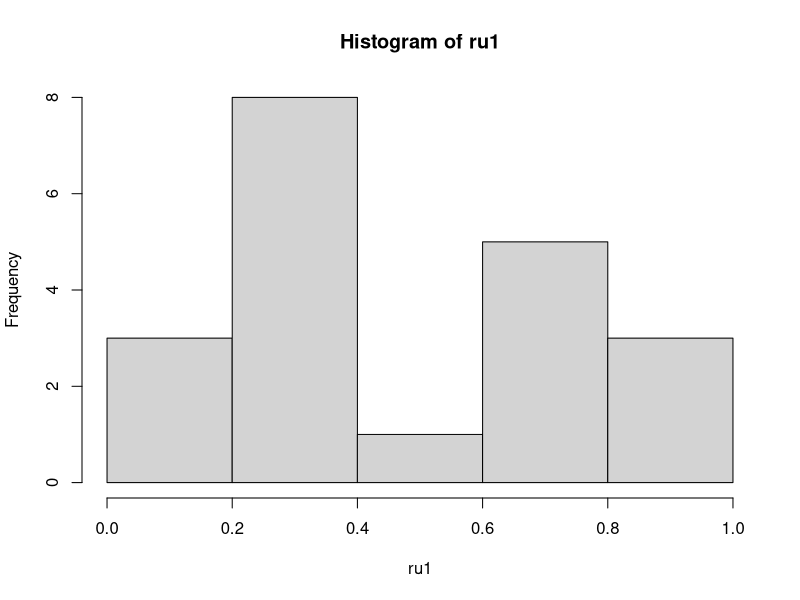
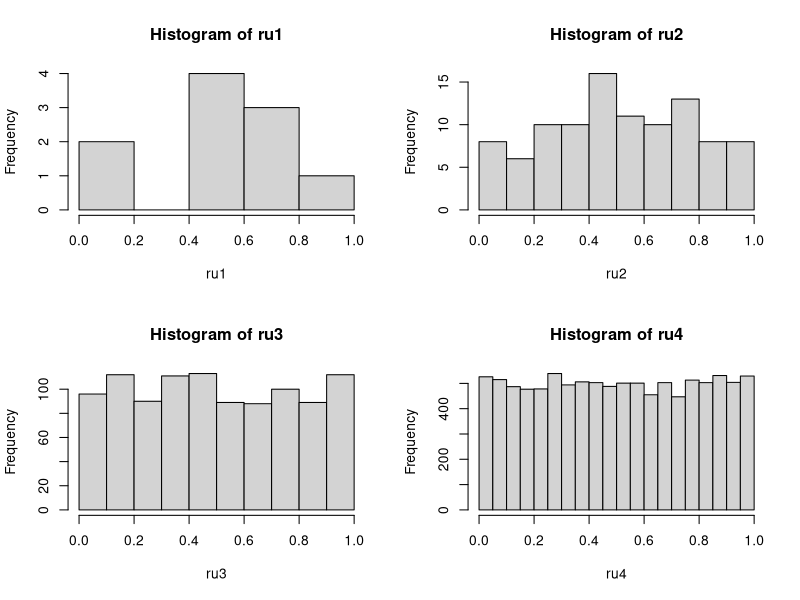
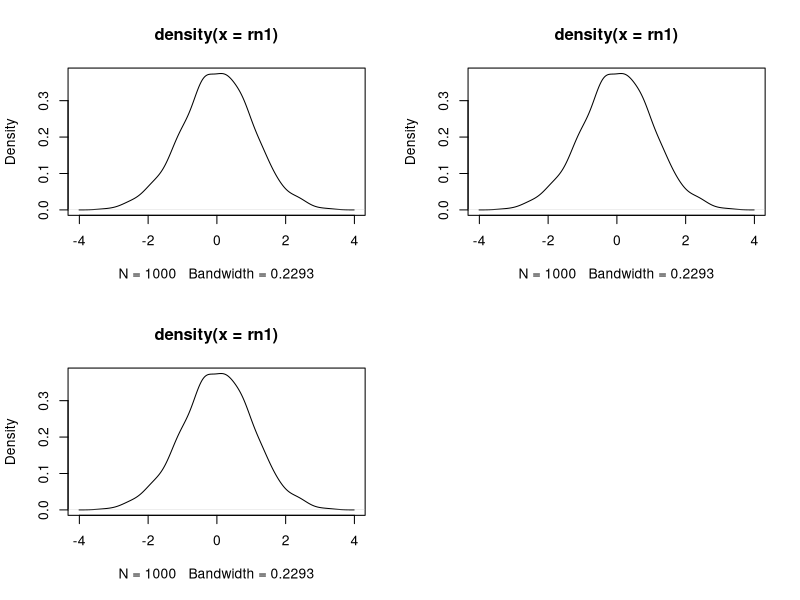
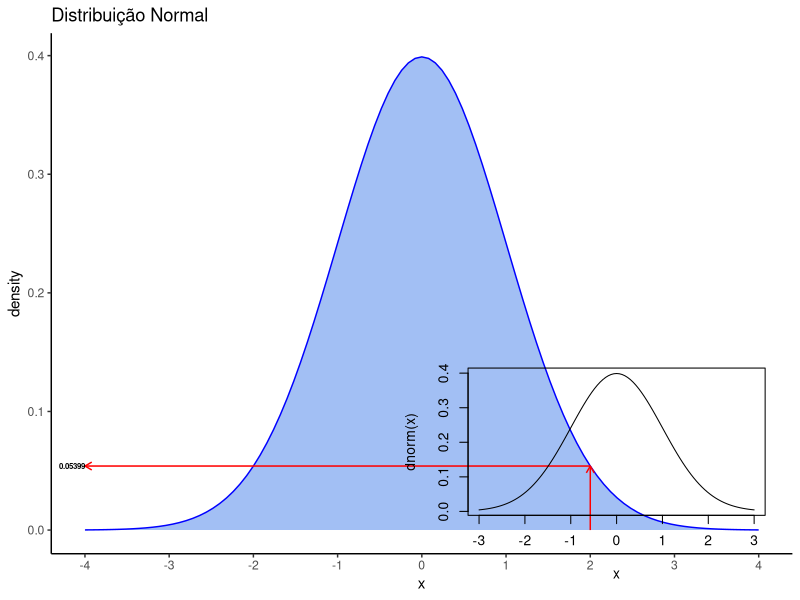
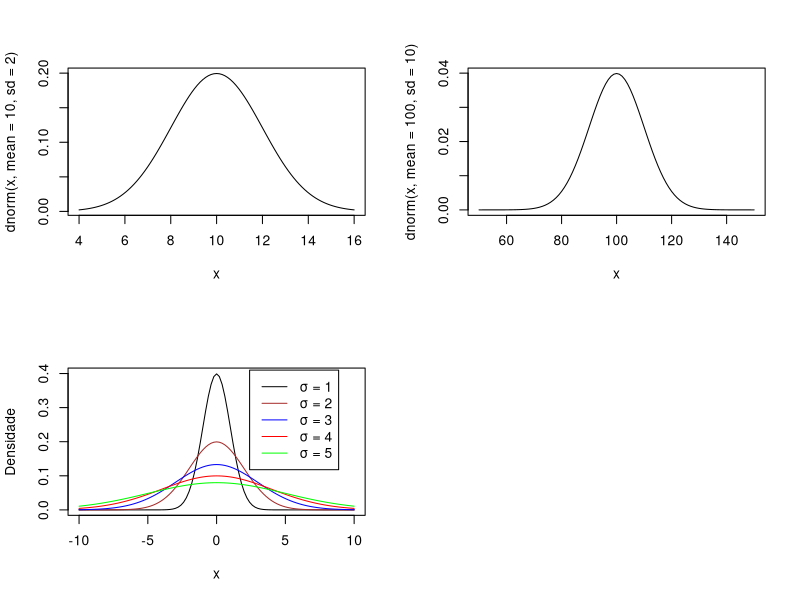
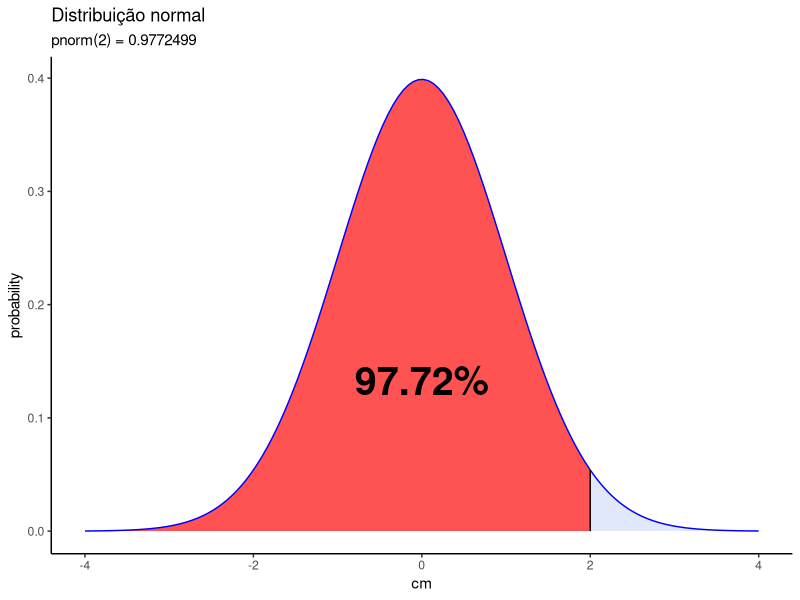
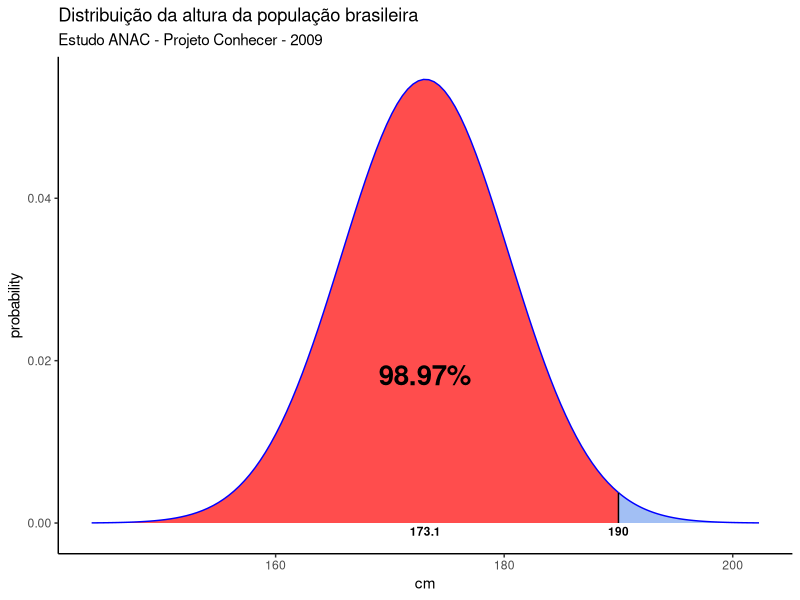
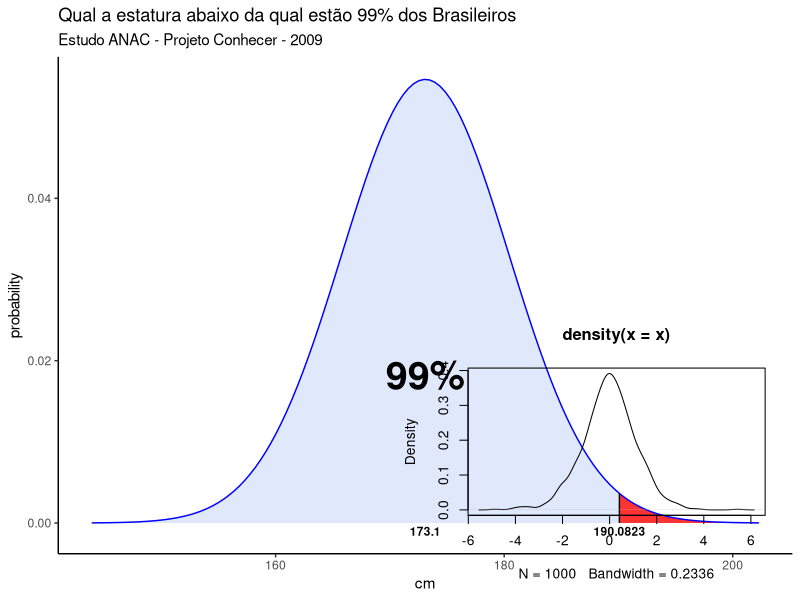

Generate these figures, in order, with R:
## ---- chunk 1
# Cada execução desse código resultará em uma sequência diferente de 5 números.
rnorm(5)
## ---- chunk 2
# Cada execução desse código resultará sempre em na mesma sequencia de 5 números.
# Alterar o argumento da função set.seed irá mudar a sequencia de números.
set.seed(1)
rnorm(5)
## ---- chunk 3
ru1 <- runif(n = 20, min = 0, max = 1)
ru1
## ---- chunk 4
# arredondando para 2 casas decimais
round(ru1, 2)
## ---- chunk 5
hist(ru1)
## ---- chunk 6
ru1 <- runif(n = 10, min = 0, max = 1)
ru2 <- runif(n = 100, min = 0, max = 1)
ru3 <- runif(n = 1000, min = 0, max = 1)
ru4 <- runif(n = 10000, min = 0, max = 1)
par(mfrow = c(2, 2)) # cria uma matrix 2x2 para plotar os gráficos
hist(ru1)
hist(ru2)
hist(ru3)
hist(ru4)
## ---- chunk 7
dunif(x=5, min=0, max=100)
## ---- chunk 8
punif(5, min = 0, max = 100)
## ---- chunk 9
qunif(0.05, min = 0, max = 100)
## ---- chunk 10
set.seed(100)
rn1 <- rnorm(n = 1000, mean = 0, sd = 1)
plot(density(rn1)) 
## ---- chunk 11
set.seed(100)
rn1 <- rnorm(1000, 0, 1)
plot(density(rn1)) 
## ---- chunk 12
# Inserindo apenas o número de valores a serem gerados
# Nesse caso a função rnorm usa os valores default para media e desvio padrão
# media = 0 e desvio padrão = 1 (curva normal padrão)
set.seed(100)
rn1 <- rnorm(1000)
plot(density(rn1)) 
## ---- chunk 13
dnorm(2, mean = 0, sd = 1)
## ---- chunk 14
dnorm(2)
## ---- chunk 15
library(ggplot2)
# Parâmetros informados pelo usuário
x.value      <- 2
media        <- 0
desviopadrao <- 1

# Parâmetros calculados a partir dos que foram informados
density.value <- dnorm(x.value, mean = media, sd = desviopadrao)
lim.inf <- media-4*desviopadrao
lim.sup <- media+4*desviopadrao

# Curva Normal Padrão
ggplot(NULL, aes(c(lim.inf,lim.sup))) + 
  geom_area(stat = "function", 
        fun = dnorm, 
        args = list(mean = media, sd = desviopadrao), 
        col="blue", 
        fill = "cornflowerblue", 
        alpha=0.6, 
        xlim = c(lim.inf,lim.sup)) + 
  ggtitle("Distribuição Normal") +
  xlab("x") + 
  ylab("density") +
  theme(plot.title = element_text(size = 16, face = "bold"),
        plot.subtitle = element_text(size = 12, face = "bold"),
        axis.text.x   = element_text(colour="grey20",size=12)) +
  scale_x_continuous(breaks = seq(lim.inf,lim.sup,by = 1)) +
  geom_segment(aes(x = x.value, 
                   y = 0, 
                   xend = x.value, 
                   yend = density.value), 
               arrow = arrow(length = unit(0.2, "cm")), 
               color="red") +
  geom_segment(aes(x = x.value, 
                   y = density.value, 
                   xend = lim.inf, 
                   yend = density.value), 
               arrow = arrow(length = unit(0.2, "cm")), 
               color="red") +
  annotate("text", 
            x = lim.inf, 
            y = density.value, 
            size = 2, 
            fontface ="bold", 
            hjust=1, 
            label=paste(round(density.value,5))) +
    theme_classic()
## ---- chunk 16
curve(dnorm(x), -3, 3)
## ---- chunk 17
curve(dnorm(x, mean = 10, sd = 2), 4, 16)
## ---- chunk 18
curve(dnorm(x, mean= 100, sd= 10), 50, 150)
## ---- chunk 19
curve(dnorm(x, sd=1), col="black", xlim=c(-10,10), ylim=c(0,0.4), ylab="Densidade")
curve(dnorm(x, sd=2), col="brown", xlim=c(-10,10), ylim=c(0,0.4), ylab="Densidade", add=TRUE)
curve(dnorm(x, sd=3), col="blue",  xlim=c(-10,10), ylim=c(0,0.4), ylab="Densidade", add=TRUE)
curve(dnorm(x, sd=4), col="red",   xlim=c(-10,10), ylim=c(0,0.4), ylab="Densidade", add=TRUE)
curve(dnorm(x, sd=5), col="green", xlim=c(-10,10), ylim=c(0,0.4), ylab="Densidade", add=TRUE)
legend(x = 2.4, y = 0.41, lty=1, 
legend = c("σ = 1",   "σ = 2",   "σ = 3",  "σ = 4",  "σ = 5"),
col =    c("black",   "brown",   "blue",   "red",    "green"))
## ---- chunk 20
# calculando pnorm de x=2 na curva normal padrão
pnorm(2)
## ---- chunk 21
x      <- 2
media  <- 0 #  média
dp     <- 1 # desvio padrão

# limites do gráfico: 4 desvios padrões abaixo e acima da média
lim.inf <- media-4*dp
lim.sup <- media+4*dp

# área à esquerda do ponto x, em percentual, com duas casas decimais depois da vírgula
left.area      <- round(pnorm(x, mean=media, sd=dp), 4)*100
left.area.text <- as.character(left.area)
left.area.text <- paste(left.area.text, "%", sep="")

# área à direta do ponto x, em percentual, com duas casas decimais depois da vírgula
right.area      <-  round(1- pnorm(x, mean=media, sd=dp), 4)* 100
right.area.text <- as.character(right.area)
right.area.text <- paste(right.area.text, "%", sep="")

# gráfico
ggplot(NULL, aes(c(lim.inf,lim.sup))) + 
    geom_area(stat = "function", 
            fun = dnorm,
            args = list(mean = media, sd = dp),
            col="blue", 
            fill = "red", 
            alpha=0.68, 
            xlim = c(lim.inf, x)) +
    geom_area(stat = "function", 
            fun = dnorm, 
            args = list(mean = media, sd = dp),
            col="blue", 
            fill = "cornflowerblue", 
            alpha=0.2, 
            xlim = c(x, lim.sup)) +
    geom_segment(aes(x = x, y = 0, xend = x, yend = dnorm(x, mean=media, sd=dp))) +
    labs(title = "Distribuição normal", 
         subtitle = "pnorm(2) = 0.9772499 ") +
    xlab("cm") +
    ylab("probability") +
    annotate("text", x = media , 
             y = dnorm(media, mean=media, sd=dp)/3, 
             size = 10, 
             fontface ="bold", 
             hjust=0.5, 
             label=left.area.text) +
    theme(plot.title = element_text(size = 16, face = "bold"),
                       plot.subtitle = element_text(size = 12, face = "bold"),
                       axis.text.x   = element_text(colour="grey20",size=12)) +
  theme_classic()
## ---- chunk 22
pnorm(190, mean=173.1, sd=7.3)
## ---- chunk 23
1 - pnorm(190, mean=173.1, sd=7.3)
## ---- chunk 24
# Estudo da ANAC - Agencia Nacional de Aviação Civil
# LEVANTAMENTO DO PERFIL ANTROPOMÉTRICO DA POPULAÇÃO BRASILEIRA 
# USUÁRIA DO TRANSPORTE AÉREO NACIONAL – PROJETO CONHECER
# Resultados: 
# Estatura média 173,1 cm 
# desvio padrão 7,3 cm. 
# Apenas 1,2% da população com estatura acima de 190,1cm.
x  <- 190
h  <- 173.1 # altura média em cm
dp <- 7.3   # desvio padrão da altura em cm

# limites do gráfico: 4 desvios padrões abaixo e acima da média
lim.inf <- h-4*dp
lim.sup <- h+4*dp

# área à esquerda do ponto x, em percentual, com duas casas decimais depois da vírgula
left.area      <- round(pnorm(x, mean=h, sd=dp), 4)*100
left.area.text <- as.character(left.area)
left.area.text <- paste(left.area.text, "%", sep="")

# área à direta do ponto x, em percentual, com duas casas decimais depois da vírgula
right.area      <-  round(1- pnorm(x, mean=h, sd=dp), 4)* 100
right.area.text <- as.character(right.area)
right.area.text <- paste(right.area.text, "%", sep="")

# gráfico
ggplot(NULL, aes(c(lim.inf,lim.sup))) + 
    geom_area(stat = "function", 
            fun = dnorm,
            args = list(mean = h, sd = dp),
            col="blue", 
            fill = "red", 
            alpha=0.7, 
            xlim = c(lim.inf, x)) +
    geom_area(stat = "function", 
            fun = dnorm, 
            args = list(mean = h, sd = dp),
            col="blue", 
            fill = "cornflowerblue", 
            alpha=0.6, 
            xlim = c(x, lim.sup)) +
    geom_segment(aes(x = x, y = 0, xend = x, yend = dnorm(x, mean=h, sd=dp))) +
    labs(title = "Distribuição da altura da população brasileira", 
         subtitle = "Estudo ANAC - Projeto Conhecer - 2009") +
    xlab("cm") +
    ylab("probability") +
    annotate("text", x = h , 
             y = dnorm(h, mean=h, sd=dp)/3, 
             size = 7, 
             fontface ="bold", 
             hjust=0.5, 
             label=left.area.text) +
    annotate("text", x = h, y = -0.001, size = 3, fontface ="bold", hjust=0.5, label=h) +
    annotate("text", x = x, y = -0.001, size = 3, fontface ="bold", hjust=0.5, label=x) +
    theme(plot.title = element_text(size = 16, face = "bold"),
                       plot.subtitle = element_text(size = 12, face = "bold"),
                       axis.text.x   = element_text(colour="grey20",size=12)) +
  theme_classic()
## ---- chunk 25
qnorm(0.99, mean=173.1, sd=7.3)
## ---- chunk 26
library(ggplot2)
# Estudo da ANAC - Agencia Nacional de Aviação Civil
# LEVANTAMENTO DO PERFIL ANTROPOMÉTRICO DA POPULAÇÃO BRASILEIRA 
# USUÁRIA DO TRANSPORTE AÉREO NACIONAL – PROJETO CONHECER
# Resultados: 
# Estatura média 173,1 cm 
# desvio padrão 7,3 cm. 
# Apenas 1,2% da população com estatura acima de 190,1cm.
x  <- 190.0823
h  <- 173.1 # altura média em cm
dp <- 7.3   # desvio padrão da altura em cm

# limites do gráfico: 4 desvios padrões abaixo e acima da média
lim.inf <- h-4*dp
lim.sup <- h+4*dp

# área à esquerda do ponto x, em percentual, com duas casas decimais depois da vírgula
left.area      <- round(pnorm(x, mean=h, sd=dp), 4)*100
left.area.text <- as.character(left.area)
left.area.text <- paste(left.area.text, "%", sep="")

# área à direta do ponto x, em percentual, com duas casas decimais depois da vírgula
right.area      <-  round(1- pnorm(x, mean=h, sd=dp), 4)* 100
right.area.text <- as.character(right.area)
right.area.text <- paste(right.area.text, "%", sep="")

# gráfico
ggplot(NULL, aes(c(lim.inf,lim.sup))) + 
    geom_area(stat = "function", 
            fun = dnorm,
            args = list(mean = h, sd = dp),
            col="blue", 
            fill = "cornflowerblue", 
            alpha=0.2, 
            xlim = c(lim.inf, x)) +
    geom_area(stat = "function", 
            fun = dnorm, 
            args = list(mean = h, sd = dp),
            col="blue", 
            fill = "red", 
            alpha=0.8, 
            xlim = c(x, lim.sup)) +
    geom_segment(aes(x = x, y = 0, xend = x, yend = dnorm(x, mean=h, sd=dp))) +
    labs(title = "Qual a estatura abaixo da qual estão 99% dos Brasileiros", 
         subtitle = "Estudo ANAC - Projeto Conhecer - 2009") +
    xlab("cm") +
    ylab("probability") +
    annotate("text", x = h , 
             y = dnorm(h, mean=h, sd=dp)/3, 
             size = 10, 
             fontface ="bold", 
             hjust=0.5, 
             label=left.area.text) +
    annotate("text", x = h, y = -0.001, size = 3, fontface ="bold", hjust=0.5, label=h) +
    annotate("text", x = x, y = -0.001, size = 3, fontface ="bold", hjust=0.5, label=x) +
    theme(plot.title = element_text(size = 16, face = "bold"),
                       plot.subtitle = element_text(size = 12, face = "bold"),
                       axis.text.x   = element_text(colour="grey20",size=12)) +
  theme_classic()

## ---- chunk 27
set.seed(1)
x <- rt(n = 1000, df = 10)
plot(density(x))
## ---- chunk 28
dt(x=2, df=5)
## ---- chunk 29
library(ggplot2)
# Parâmetros informados pelo usuário
x.value      <- 2 # ponto no eixo x da curva de distribuição t
gl           <- 5 # graus de liberdade

# Parâmetros calculados a partir dos que foram informados
density.value <- dt(x.value, df=gl)
lim.inf <- -4
lim.sup <- +4

# Curva Normal Padrão
ggplot(NULL, aes(c(lim.inf,lim.sup))) + 
  geom_area(stat = "function", 
        fun = dt, 
        args = list(df=gl), 
        col="blue", 
        fill = "cornflowerblue", 
        alpha=0.3, 
        xlim = c(lim.inf,lim.sup)) + 
  ggtitle(label = "Distribuição t", subtitle = "x=2, df=5") +
  xlab("x") + 
  ylab("density") +
  theme(plot.title = element_text(size = 16, face = "bold"),
        plot.subtitle = element_text(size = 12, face = "bold"),
        axis.text.x   = element_text(colour="grey20",size=12)) +
  scale_x_continuous(breaks = seq(lim.inf,lim.sup,by = 1)) +
  geom_segment(aes(x = x.value, 
                   y = 0, 
                   xend = x.value, 
                   yend = density.value), 
               arrow = arrow(length = unit(0.2, "cm")), 
               color="red") +
  geom_segment(aes(x = x.value, 
                   y = density.value, 
                   xend = lim.inf+1, 
                   yend = density.value), 
               arrow = arrow(length = unit(0.2, "cm")), 
               color="red") +
  annotate("text", 
            x = lim.inf+1 , 
            y = density.value, 
            size = 5, 
            fontface ="bold", 
            hjust=1, 
            label=paste(round(density.value,5))) +
    theme_classic()
## ---- chunk 30
curve(dt(x, df = 5), 
      xlim = c(-4,4) )
## ---- chunk 31
curve(dnorm(x),   col="black", xlim=c(-5,5), ylim=c(0,0.4), ylab="Densidade")
curve(dt(x,df=20),col="brown", add=TRUE)
curve(dt(x,df=5), col="blue",  add=TRUE)
curve(dt(x,df=2), col="red",   add=TRUE)
curve(dt(x,df=1), col="green", add=TRUE)
legend(x = 2.4, y = 0.41, lty=1, 
legend = c("normal curve","t, df=20","t, df=5","t, df=2","t, df=1"),
col =    c(       "black",   "brown",   "blue",    "red",  "green"))
## ---- chunk 32
pt(q = 2, df = 5)
## ---- chunk 33
library(ggplot2)
x.value <- 2
gl      <- 5 # graus de liberdade


# limites do gráfico: 4 desvios padrões abaixo e acima da média
lim.inf <- -4
lim.sup <- +4

# área à esquerda do ponto x, em percentual, com duas casas decimais depois da vírgula
left.area           <- round(pt(x.value, df= gl), 4)*100
left.area.decimal   <- round(pt(x.value, df= gl), 4)
left.area.text <- as.character(left.area)
left.area.text <- paste(left.area.text, "%", sep="")

left.area.text.decimal <- as.character(left.area.decimal)

# área à direta do ponto x, em percentual, com duas casas decimais depois da vírgula
right.area      <- round(1 - pt(x.value, df=gl), 4)* 100
right.area.text <- as.character(right.area)
right.area.text <- paste(right.area.text, "%", sep="")

# gráfico
ggplot(NULL, aes(c(lim.inf,lim.sup))) + 
    geom_area(stat = "function", 
            fun = dt,
            args = list(df= gl),
            col="blue", 
            fill = "red", 
            alpha=0.7, 
            xlim = c(lim.inf, x.value)) +
    geom_area(stat = "function", 
            fun = dt, 
            args = list(df= gl),
            col="blue", 
            fill = "cornflowerblue", 
            alpha=0.8, 
            xlim = c(x.value, lim.sup)) +
    geom_segment(aes(x = x.value, y = 0, xend = x.value, yend = dt(x.value, df= gl))) +
    labs(title = "Distribuição t", subtitle = "q = 2, df = 5") +
    xlab("quantiles") +
    ylab("density") +
   annotate("text", x = 0, 
             y = 0.15, # old cod: dt(x.value, df = gl)
             size = 7, 
             fontface ="bold", 
             hjust=0.5, 
             label=left.area.text.decimal) +
  annotate("text", x = 0, 
             y = 0.115, # old cod: dt(x.value, df = gl)
             size = 4, 
             fontface ="bold", 
             hjust=0.5, 
             label="ou") +
  annotate("text", x = 0, 
             y = 0.08, # old cod: dt(x.value, df = gl)
             size = 7, 
             fontface ="bold", 
             hjust=0.5, 
             label=left.area.text) +
  
      theme(plot.title = element_text(size = 16, face = "bold"),
                       plot.subtitle = element_text(size = 12, face = "bold"),
                       axis.text.x   = element_text(colour="grey20",size=12)) +
  theme_classic()
## ---- chunk 34
qt(p = 0.9490303, df = 5)
## ---- chunk 35
set.seed(1)
y <- rchisq(n = 1000, df = 3)
plot(density(y))
## ---- chunk 36
curve(dchisq(x, df=3), 
      col="black",
      xlim=c(0,30), 
      ylim=c(0,0.6),
      ylab="Chi Square Density")
## ---- chunk 37
curve(dchisq(x, df=1 ),col="black", xlim=c(0,30), ylim=c(0,0.6), ylab="Chi Square Density")
curve(dchisq(x, df=2 ),col="red",         add=TRUE)
curve(dchisq(x, df=3 ),col="blue",        add=TRUE)
curve(dchisq(x, df=5 ),col="dark green",  add=TRUE)
curve(dchisq(x, df=10),col="brown",       add=TRUE)
legend(x = 25, y = 0.55, 
       legend = c("df=1","df=2","df=3","df=5","df=10"),
       col    = c("black","red","blue","dark green","brown"),
       lty=1)
## ---- chunk 38
pchisq(q = 6, df = 2)
## ---- chunk 39
# Carregar os pacotes necessários
library(ggplot2)

# Definir os parâmetros
q <- 6
df <- 2

# Calcular a probabilidade acumulada
prob_acumulada <- round(pchisq(q, df), 5)

# Criar uma sequência de valores para o eixo x
x <- seq(0, 15, length.out = 1000)

# Calcular a densidade da distribuição qui-quadrado
y <- dchisq(x, df)

# Criar um data frame com os valores
data <- data.frame(x = x, y = y)

# Criar o gráfico
ggplot(data, aes(x = x, y = y)) +
  geom_area(aes(ifelse(x <= q, x, NA)), fill = "blue", alpha = 0.3) +
  geom_line(color = "blue") +
  geom_vline(xintercept = q, linetype = "dashed", color = "red") +
  annotate("text", x = q+1, y = max(y)/2, label = paste0("q = ", q), vjust = -0.5, color = "red") +
  annotate("text", x = 1.5, y = 0.05, label = paste0("prob = ", prob_acumulada), vjust = -0.5, color = "red") +
  labs(title = "Distribuição Qui-Quadrado com 2 Graus de Liberdade",
       subtitle = paste0("Probabilidade acumulada até q = ", q, ": ", prob_acumulada),
       x = "Valor da Estatística Qui-Quadrado",
       y = "Densidade") +
  theme_minimal()
## ---- chunk 40
qchisq(p =0.9502129, df = 2)
